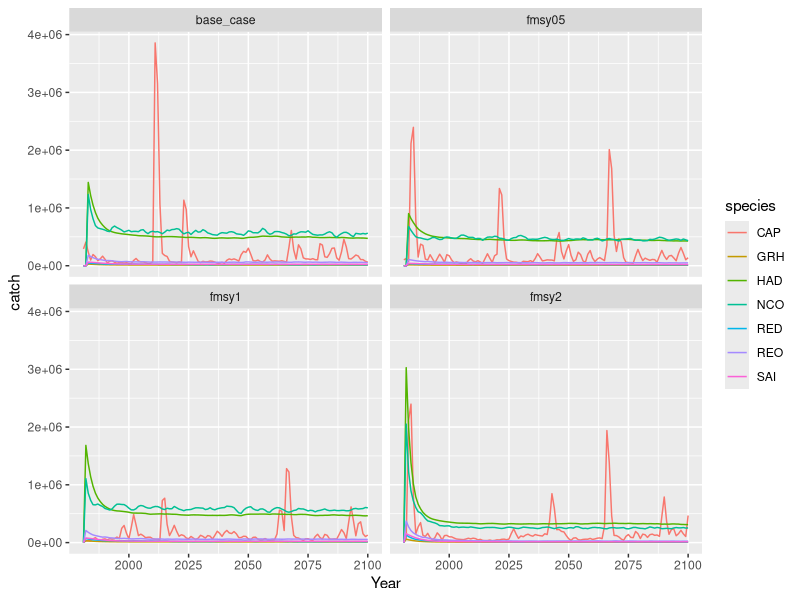
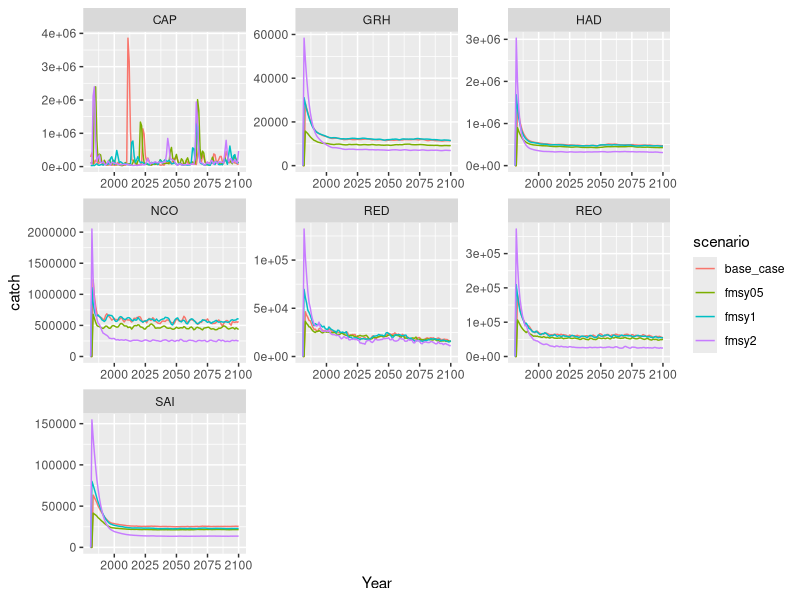
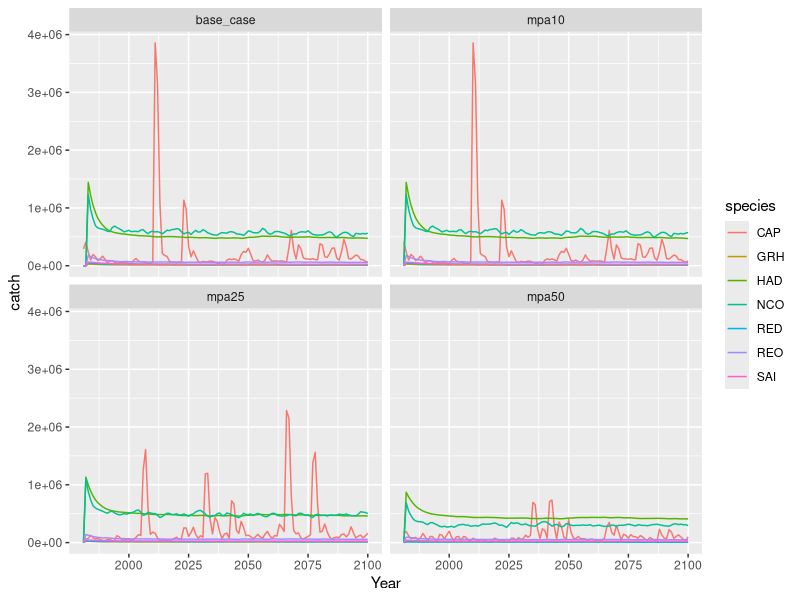
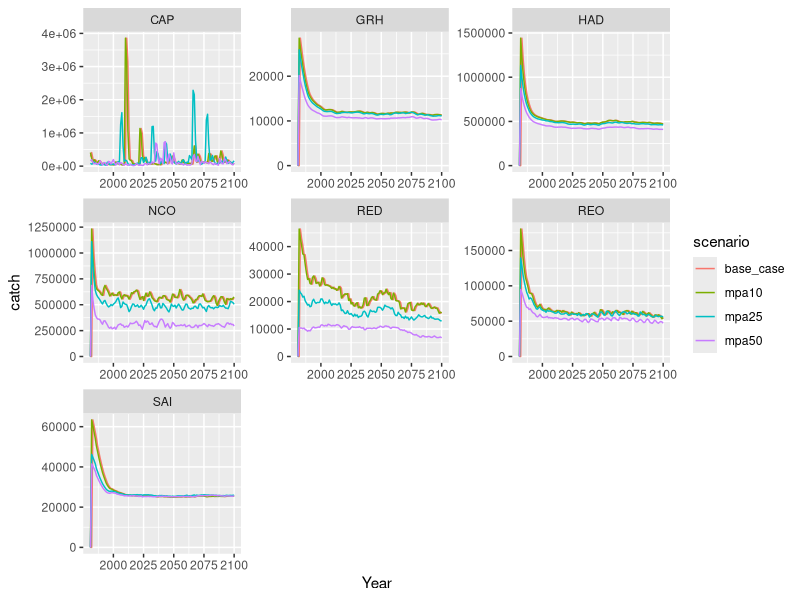
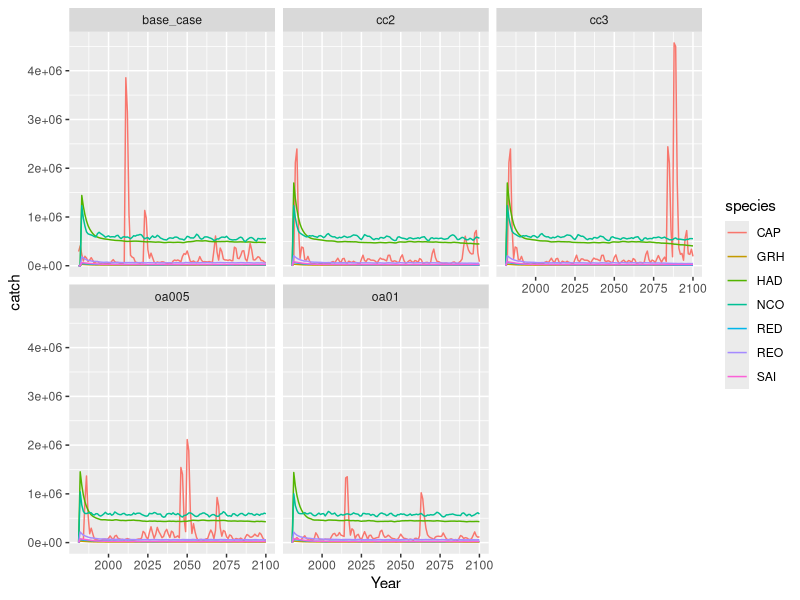
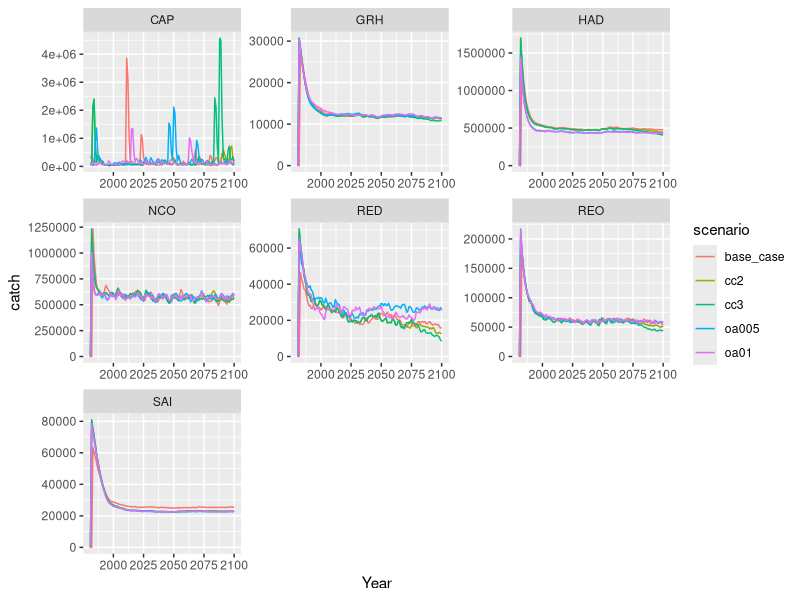
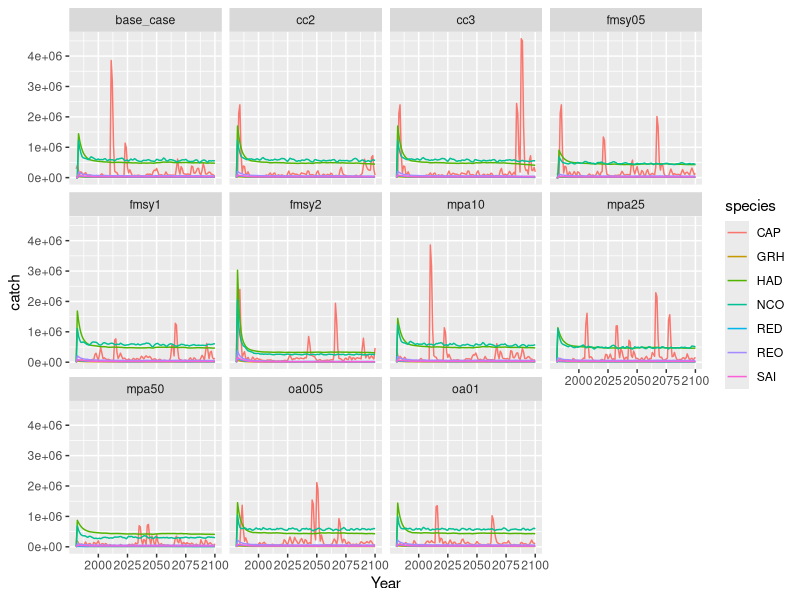
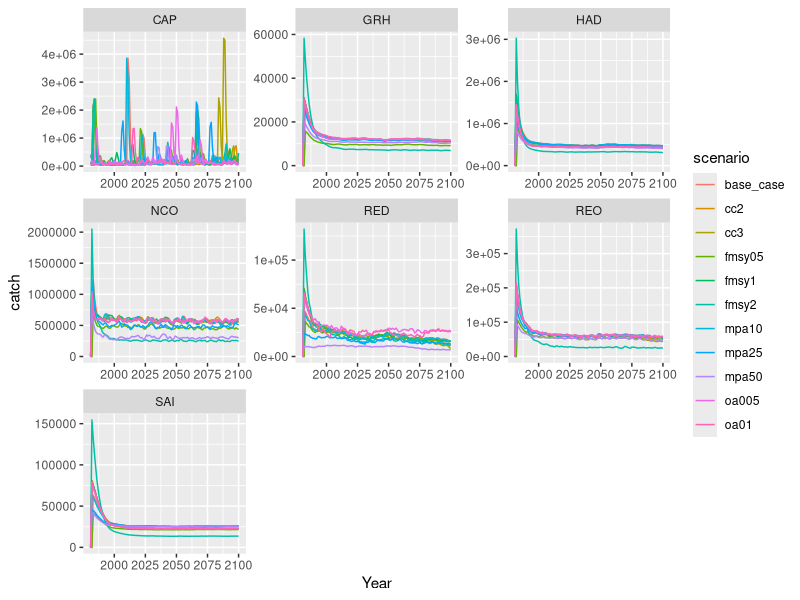

Here is the R script that generated these plots, in order:
closeAllConnections()
library(tidyverse)
#Read base case
read.csv("catch/bc_catch.csv") %>% select(Year, REO, GRH, HAD, SAI, RED, NCO, CAP) %>% 
  gather("species", "catch", 2:8) %>% mutate(scenario="base_case") %>% filter(Year<2101) -> bc_catch
#Read fisheries scenarios
read.csv("catch/fmsy2_catch.csv")%>% select(Year, REO, GRH, HAD, SAI, RED, NCO, CAP) %>% 
  gather("species", "catch", 2:8) %>% mutate(scenario="fmsy2") %>% filter(Year<2101)  -> fmsy2_catch
read.csv("catch/fmsy1_catch.csv")%>% select(Year, REO, GRH, HAD, SAI, RED, NCO, CAP) %>% 
  gather("species", "catch", 2:8) %>% mutate(scenario="fmsy1")%>% filter(Year<2101) -> fmsy1_catch
read.csv("catch/fmsy05_catch.csv")%>% select(Year, REO, GRH, HAD, SAI, RED, NCO, CAP) %>% 
  gather("species", "catch", 2:8) %>% mutate(scenario="fmsy05") %>% filter(Year<2101) -> fmsy05_catch

fmsy_catch<- rbind(bc_catch, fmsy05_catch, fmsy1_catch, fmsy2_catch)

ggplot(fmsy_catch, aes(Year, catch)) +geom_line(aes(colour=species))+
  facet_wrap(~scenario)

ggplot(fmsy_catch, aes(Year, catch)) + geom_line(aes(colour=scenario)) +
  facet_wrap(~species, scales="free")

##Read MPA Scenarios
read.csv("catch/mpa10_catch.csv")%>% select(Year, REO, GRH, HAD, SAI, RED, NCO, CAP) %>% 
  gather("species", "catch", 2:8) %>% mutate(scenario="mpa10")%>% filter(Year<2101) -> mpa10_catch
read.csv("catch/mpa25_catch.csv")%>% select(Year, REO, GRH, HAD, SAI, RED, NCO, CAP) %>% 
  gather("species", "catch", 2:8) %>% mutate(scenario="mpa25")%>% filter(Year<2101) -> mpa25_catch
read.csv("catch/mpa50_catch.csv")%>% select(Year, REO, GRH, HAD, SAI, RED, NCO, CAP) %>% 
  gather("species", "catch", 2:8) %>% mutate(scenario="mpa50")%>% filter(Year<2101)-> mpa50_catch

mpa_catch<- rbind(bc_catch, mpa10_catch, mpa25_catch, mpa50_catch)

ggplot(mpa_catch, aes(Year, catch)) +geom_line(aes(colour=species))+
  facet_wrap(~scenario)

ggplot(mpa_catch, aes(Year, catch)) +geom_line(aes(colour=scenario)) +
  facet_wrap(~species, scales="free")

##Read Climate Change Scenarios
read.csv("catch/cc2_catch.csv")%>% select(Year, REO, GRH, HAD, SAI, RED, NCO, CAP) %>% 
  gather("species", "catch", 2:8) %>% mutate(scenario="cc2")%>% filter(Year<2101) -> cc2_catch
read.csv("catch/cc3_catch.csv")%>% select(Year, REO, GRH, HAD, SAI, RED, NCO, CAP) %>% 
  gather("species", "catch", 2:8) %>% mutate(scenario="cc3")%>% filter(Year<2101) -> cc3_catch
read.csv("catch/oa005_catch.csv")%>% select(Year, REO, GRH, HAD, SAI, RED, NCO, CAP) %>% 
  gather("species", "catch", 2:8) %>% mutate(scenario="oa005")%>% filter(Year<2101)-> oa005_catch
read.csv("catch/oa01_catch.csv")%>% select(Year, REO, GRH, HAD, SAI, RED, NCO, CAP) %>% 
  gather("species", "catch", 2:8) %>% mutate(scenario="oa01")%>% filter(Year<2101)-> oa01_catch

cc_catch<- rbind(bc_catch, cc2_catch, cc3_catch, oa005_catch, oa01_catch)

ggplot(cc_catch, aes(Year, catch)) +geom_line(aes(colour=species))+
  facet_wrap(~scenario)

ggplot(cc_catch, aes(Year, catch)) +geom_line(aes(colour=scenario)) +
  facet_wrap(~species, scales="free")

all_catch<- rbind(bc_catch, fmsy05_catch, fmsy1_catch, fmsy2_catch, mpa10_catch, mpa25_catch, mpa50_catch, cc2_catch, cc3_catch, oa005_catch, oa01_catch)

ggplot(all_catch, aes(Year, catch)) +geom_line(aes(colour=species))+
  facet_wrap(~scenario)

ggplot(all_catch, aes(Year, catch)) +geom_line(aes(colour=scenario)) +
  facet_wrap(~species, scales="free") 


